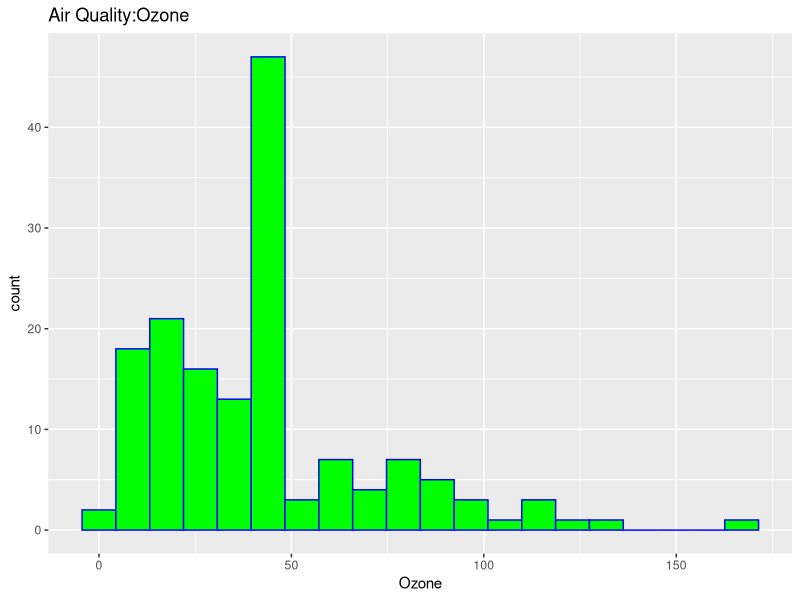
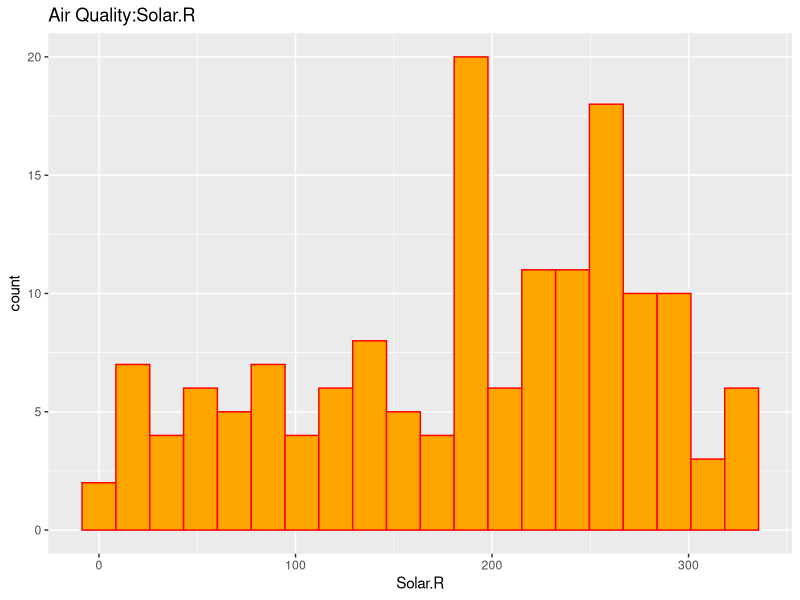
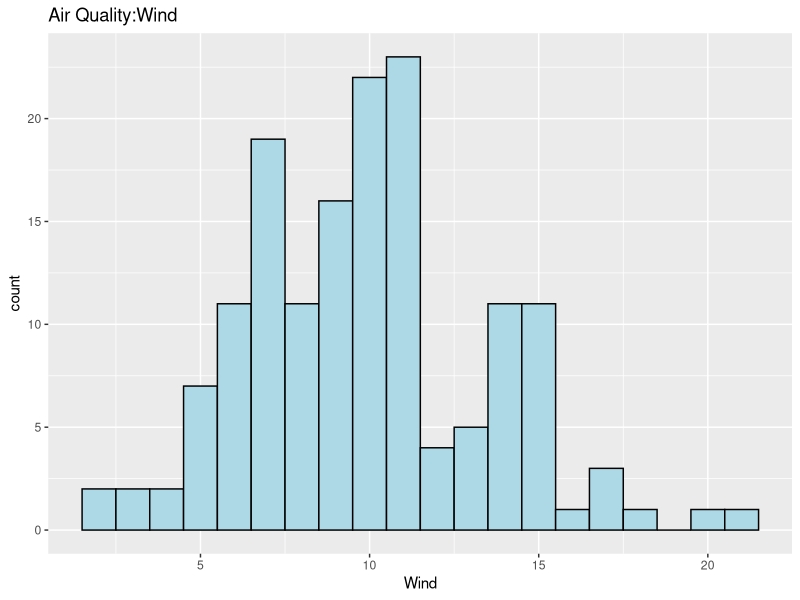
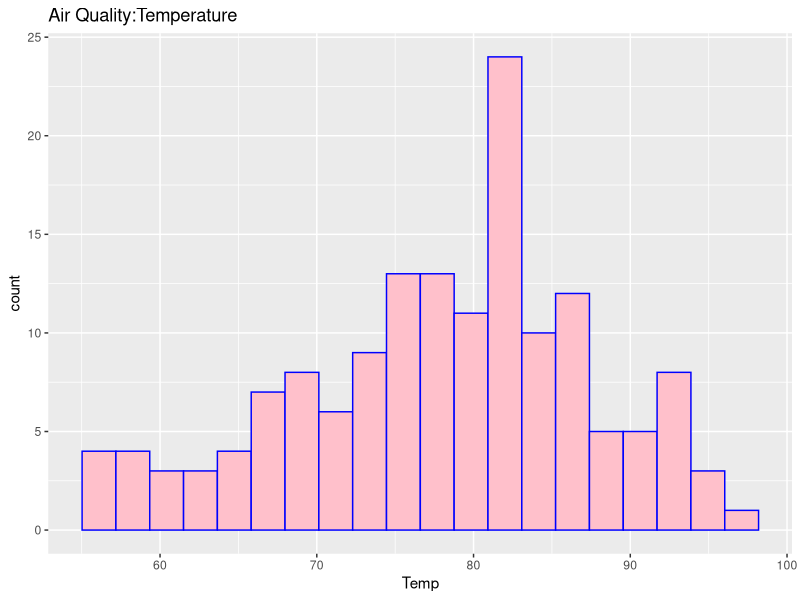
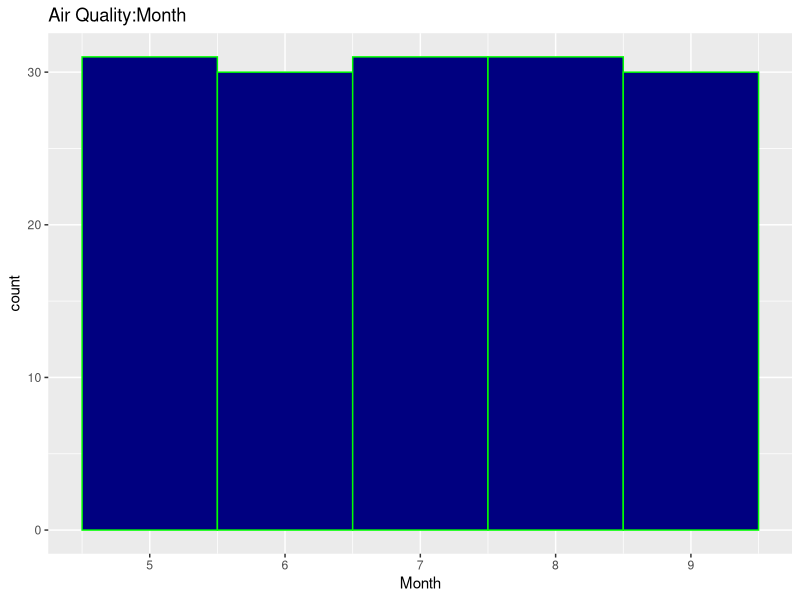
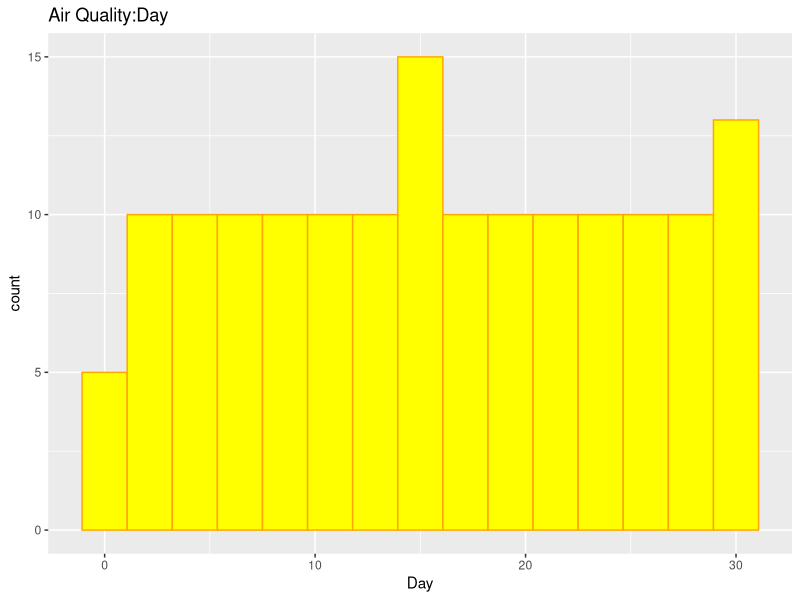
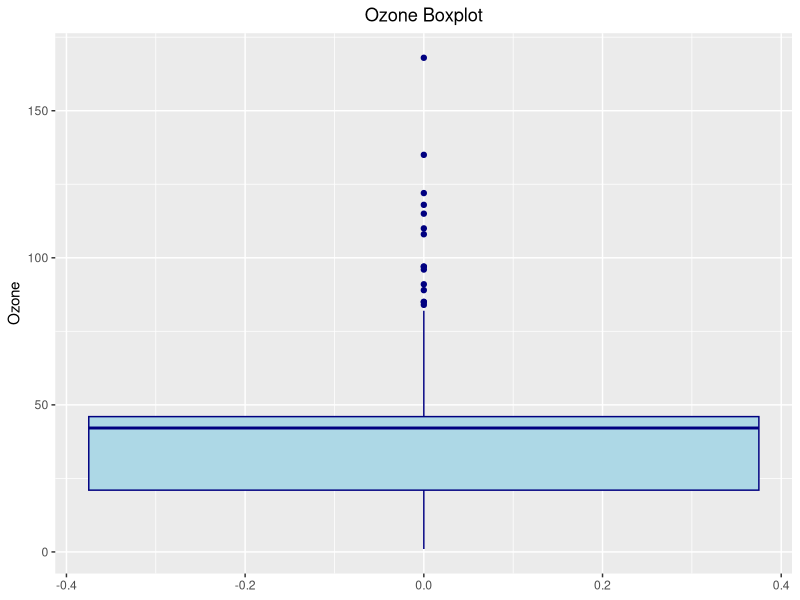
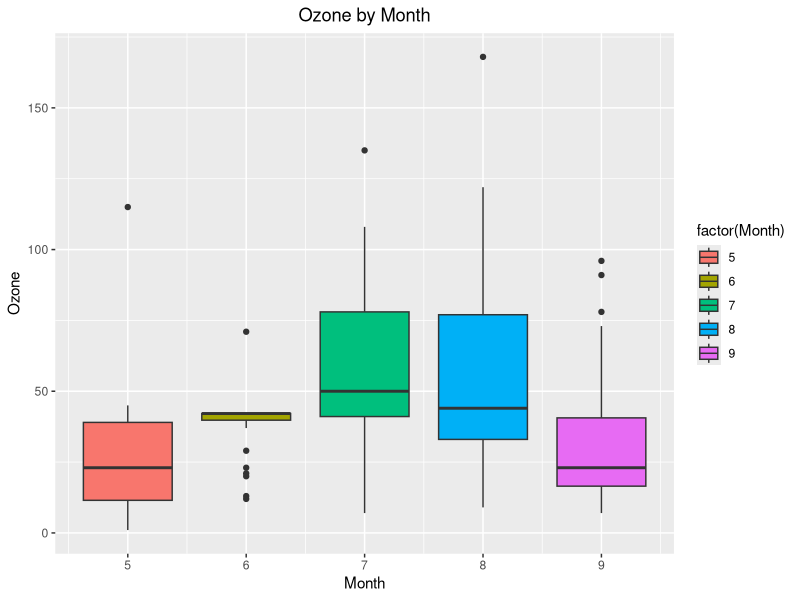

Recreate these plots in R, in order.
# 
# Course: IST687
# Name: Joyce Woznica
# Homework 6 - Viz HW: air quality Analysts
# Due Date: 2/19/2019
# Date Submitted:
#
# Step 1: Load the data
# we will use the airquality data set, which you should already have as part of your R installation
myairQ<-airquality

# Step 2: Clean the data
#         There will be NA's - figure out what you are going to do with that
#         JLJW NOTE: I elected to use the mean for each column for the NAs as opposed to 
#                    removing all the observations that had an NA for one of the values

# create a function to replace each column NA with mean for that column
replaceNAwMeans<-function(vec)
{
  numcols<-length(colnames(vec))
  index<-1
  while(index<=numcols)
  {
    theColV <- vec[,index]
    theColV[is.na(theColV)]<-mean(theColV,na.rm=TRUE)
    vec[,index]<-theColV
    index<-index+1
  }
  return(vec)
}

# Update the dataframe with the modified frame with means applied to NA values
myairQ<-replaceNAwMeans(myairQ)

# Step 3: Understand the data distribution
#         Create the following visualizations using ggplot:
# 1) Histogrames for each of the variables
#    Get the columns of myairQ
colnames(myairQ)

# function for correct packages
install.packages ("ggplot2")
library(ggplot2)

# histogram for Ozone with ggplot
g <- ggplot(myairQ, aes(x=Ozone))
g <- g + geom_histogram(bins=20, color="blue", fill="green")
g <- g+ ggtitle("Air Quality:Ozone")
g

# histogram for Solar.R with ggplot
g <- ggplot(myairQ, aes(x=Solar.R))
g <- g + geom_histogram(bins=20, color="red", fill="orange")
g <- g+ ggtitle("Air Quality:Solar.R")
g

# histogram for Wind with ggplot
g <- ggplot(myairQ, aes(x=Wind))
g <- g + geom_histogram(bins=20, color="black", fill="lightblue")
g <- g+ ggtitle("Air Quality:Wind")
g

# histogram for Temperature with ggplot
g <- ggplot(myairQ, aes(x=Temp))
g <- g + geom_histogram(bins=20, color="blue", fill="pink")
g <- g+ ggtitle("Air Quality:Temperature")
g

# - do we even need these two? They are not 'variables'
# histogram for Month with ggplot
g <- ggplot(myairQ, aes(x=Month))
g <- g + geom_histogram(binwidth=1, bins=5, color="green", fill="navy")
g <- g+ ggtitle("Air Quality:Month")
g

# histogram for Day with ggplot
g <- ggplot(myairQ, aes(x=Day))
g <- g + geom_histogram(bins=15, color="orange", fill="yellow")
g <- g+ ggtitle("Air Quality:Day")
g

# 2) Bloxplot for Ozone with ggplot
g<- ggplot(myairQ, aes(y=Ozone)) 
g<- g + geom_boxplot(color="navy", fill="lightblue")
g<- g + ggtitle("Ozone Boxplot") + theme(plot.title=element_text(hjust=0.5))
g

# also did against month - just for my own benefit
g<- ggplot(myairQ, aes(group=Month,x=Month,y=Ozone)) 
g<- g + geom_boxplot(aes(fill=factor(Month)))
g<- g + ggtitle("Ozone by Month") + theme(plot.title=element_text(hjust=0.5))
g

# 3) Boxplot for wind values (round the wind to get a good number of "buckets")
# Need to find "buckets" for the information
# maybe pick under 25%, 25% to 50%, 50% to 75%, 75% and up?
buildCutOffs<- function(mini, maxi, numcuts)
{
  index<-numcuts
  cutoffs<-c(0)
  while(index>=1)
  {
    cutoffs<- c(cutoffs, round(maxi/index))
    index<-index-1
  }
  return(cutoffs)
}
# create bins/buckets for box plot
plotBuckets<-buildCutOffs(min(myairQ$Wind),max(myairQ$Wind),4)
myairQwb <- myairQ
myairQwb$Bucket<-cut(myairQwb$Wind,plotBuckets)
g<- ggplot(myairQwb)  
g<- g + geom_boxplot(aes(Bucket, Wind, fill=factor(Bucket)))
g<- g + ggtitle("Wind BoxPlot") + theme(plot.title=element_text(hjust=0.5))
g

# Step 3 (again): Explore how the data changes over time
#       First make sure to create appropriate dates (this data was from 1973). 
#       Then create line charts for ozone, temp, wind and solar.R 
#         (one line chart for each, then one chart with 
#          four lines, each having a different color).
#       create these visualizations with ggplot
#       **Note that for the chart with 4 lines, you need to think about how to 
#         effectively use the y-axis

# create a function to create dates from 1973
# read month, day and create 1973-<month>-<day>
createDate <- function (yyyy,mm,dd)
{
  as.Date(paste(yyyy,mm,dd,sep='-'))
}

# function to create a new column from the created date
makeDateCol <- function(df)
{
  for (row in 1:nrow(df))
  {
    dateVal<-createDate(1973,df$Month,df$Day)
  }
  return(dateVal)
}

# now add the new column which is the date in 1973 in the form
# yyyy-mm-dd
myairQ$Date<-makeDateCol(myairQ)

# now do a line plot against Date for Ozone
g <- ggplot(myairQ, aes(x=Date, y=Ozone))
g <- g + geom_line(size=1, color="navy")
g <- g + ylab("Ozone")
g <- g + ggtitle("Ozone by Date")+theme(plot.title=element_text(hjust=0.5))
g

# now do a line plot against Date for Temp
g <- ggplot(myairQ, aes(x=Date, y=Temp))
g <- g + geom_line(size=1, color="orange")
g <- g + ylab("Temperature")
g <- g + ggtitle("Temperature by Date")+theme(plot.title=element_text(hjust=0.5))
g

# now do a line plot against Date for Wind
g <- ggplot(myairQ, aes(x=Date, y=Wind))
g <- g + geom_line(size=1, color="lightblue")
g <- g + ylab("Wind")
g <- g + ggtitle("Wind by Date")+theme(plot.title=element_text(hjust=0.5))
g

# now do a line plot against Date for Solar.R
g <- ggplot(myairQ, aes(x=Date, y=Solar.R))
g <- g + geom_line(size=1, color="red")
g <- g + ylab("Solar.R")
g <- g + ggtitle("Solar.R by Date")+theme(plot.title=element_text(hjust=0.5))
g

# now plot all of these on the same plot
# might have to change the data in the frame using 'melt'
install.packages("reshape2")
library(reshape2)

# flip the dataframe
# need to remove, Day, Month variable before melting
redmyairQ <- myairQ[,1:4] 
redmyairQ$Date <- myairQ$Date
# scale Wind by 10
redmyairQ$Wind <- redmyairQ$Wind * 10
# now only have Ozone, Temp, Wind, Solar.R and then Melt with Date
conmyairQ <- melt(redmyairQ, id="Date")


# Now plot by all variables on one
g <- ggplot(data=conmyairQ, aes(y=value, x=Date, color=variable)) 
g <- g + geom_line(size=1) + ggtitle("Ozone, Temp, Wind and Solar.R")
g <- g + theme(plot.title=element_text(hjust=0.5))
g

# Step 4: Look at all the data via a Heatmap
#         Create a heatmap, with each day along the x-axis and 
#         Ozone, Temp, Wind and Solar.R along the y-axis
#         Create using geom_tile (tiles instead of lines)
#         You will need to figure out how to show the relative change
#         equally across all the variables
# ** still missing something here **
g <- ggplot(data=conmyairQ, aes(x=Date, y=variable))
g <- g + geom_tile(aes(fill=value))
g <- g + scale_fill_gradient(low = "white", high="navy")
g <- g + ggtitle("Heatmap of Air Quality Data by Value")
g

# Step 5: Look at all the data via a scatter plot
#         Create a scatter chart (geom_point), 
#         x-axis is wind
#         y-axis is temperature
#         dot size represents Ozone
#         color represents Solar.R
g <- ggplot(myairQ, aes(x=Wind, y=Temp))
g <- g + geom_point(aes(color=Solar.R, size=Ozone))
g <- g + ggtitle("Wind versus Temperature, Ozone and Solar.R")
g <- g + theme(plot.title=element_text(hjust=0.5))
g

# Step 6: Final Analysis
#         Do you see any patterns after exploring the data?
#         ANSWER: a) Wind decreases in late summer, but is fairly high 
#                    in the late Spring
#                 b) Lower the wind, lower the temperature, higher the Ozone
#                 c) Temperature, Ozone and Solar.R are related/correlated
#
#         What was the most useful visualization?
#         ANSWER: I found the scatterplot very useful. Without normalizing
#                 the data - it is hard to use the heat map. But you can
#                 see that there is definitely a relation between high
#                 Ozone and high Solar.R and Temperature in the heat map.

